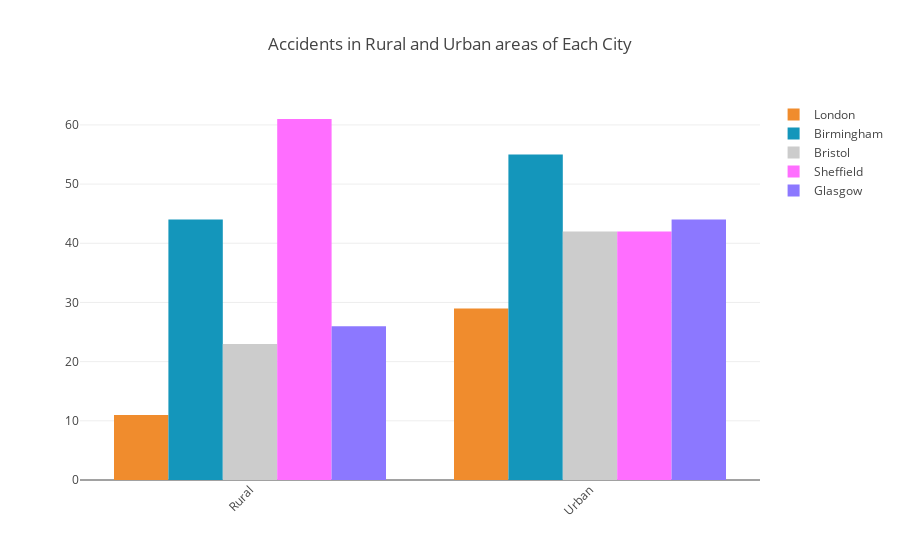

Notebook code cell kept with this figure:
### Markdown cell above
# Plot of number of Accidents in Rural and Urban Region of each city

### Code cell
London_plot = go.Bar(
    x=['Rural', 'Urban'],
    y=[11,29],
    name='London',
    marker=dict(
        color='rgb(240, 140, 45)',
        )
    )
    Birmingham_plot = go.Bar(
        x=['Rural', 'Urban'],
        y=[44,55],
        name='Birmingham',
        marker=dict(
            color='rgb(20, 150, 187)',
        )
    )
    Bristol_plot = go.Bar(
        x=['Rural', 'Urban'],
        y=[23,42],
        name='Bristol ',
        marker=dict(
            color='rgb(204,204,204)',
        )
    )
    Sheffield_plot = go.Bar(
        x=['Rural', 'Urban'],
        y=[61,42],
        name='Sheffield ',
        marker=dict(
            color='rgb(260, 110, 345)',
        )
    )
    Glasgow_plot = go.Bar(
        x=['Rural', 'Urban'],
        y=[26,44],
        name='Glasgow',
        marker=dict(
            color='rgb(140, 120, 415)',
        )
    )
    data = [London_plot,Birmingham_plot,Bristol_plot,Sheffield_plot,Glasgow_plot]
    layout = go.Layout(
        title = 'Accidents in Rural and Urban areas of Each City',
        xaxis=dict(tickangle=-45),
        barmode='group',
    )

    fig = dict(data=data, layout=layout)
    iplot(fig)
 ##Due to less data , random values are taken which can be easily replaced by orginal data when proper dataset is present

### Figure 1 — Plotly figure (JSON) as saved in the notebook; plotly's stock layout.template omitted (floating-point values rounded to 4 significant figures)
{"data": [{"marker": {"color": "rgb(240, 140, 45)"}, "name": "London", "type": "bar", "x": ["Rural", "Urban"], "y": [11, 29]}, {"marker": {"color": "rgb(20, 150, 187)"}, "name": "Birmingham", "type": "bar", "x": ["Rural", "Urban"], "y": [44, 55]}, {"marker": {"color": "rgb(204,204,204)"}, "name": "Bristol ", "type": "bar", "x": ["Rural", "Urban"], "y": [23, 42]}, {"marker": {"color": "rgb(260, 110, 345)"}, "name": "Sheffield ", "type": "bar", "x": ["Rural", "Urban"], "y": [61, 42]}, {"marker": {"color": "rgb(140, 120, 415)"}, "name": "Glasgow", "type": "bar", "x": ["Rural", "Urban"], "y": [26, 44]}], "layout": {"barmode": "group", "title": "Accidents in Rural and Urban areas of Each City", "xaxis": {"tickangle": -45}}}
